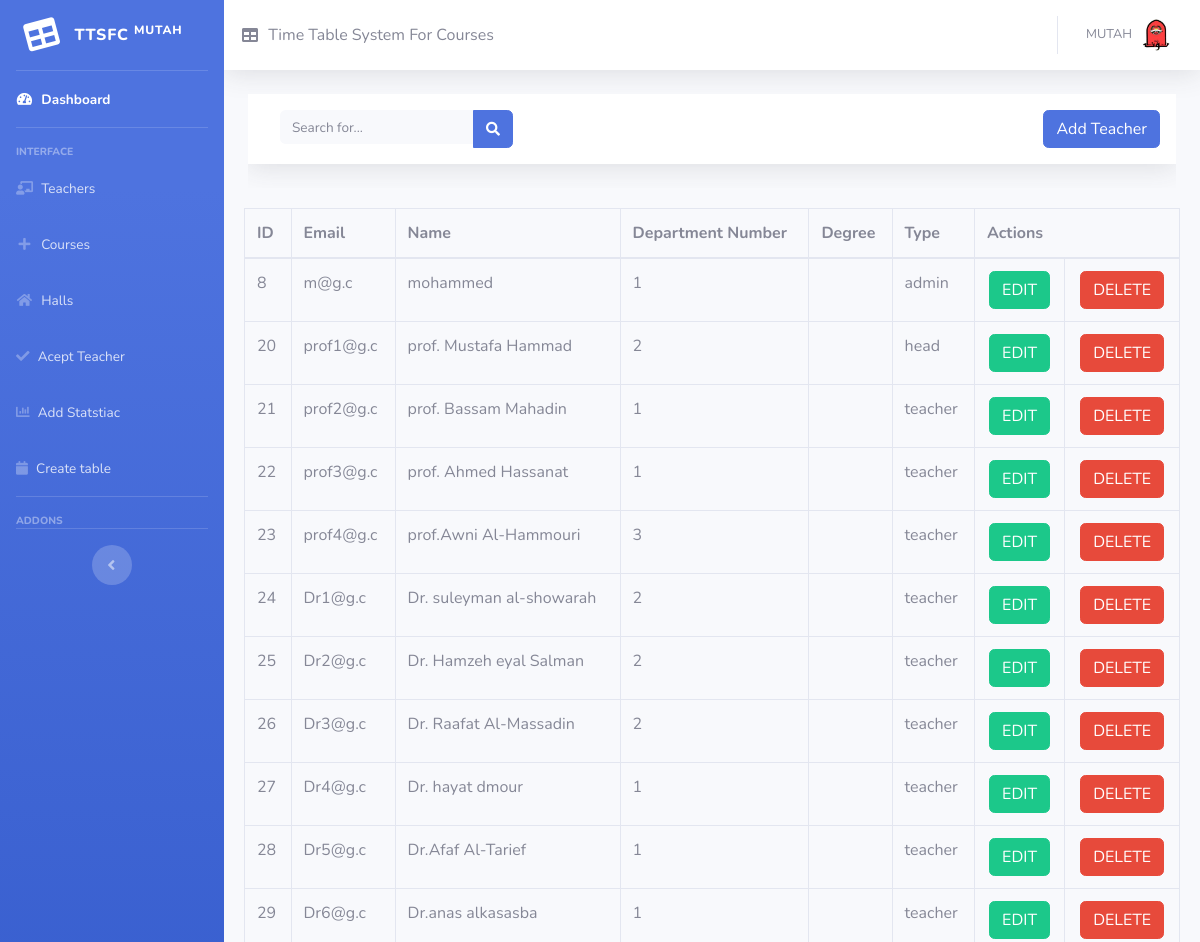
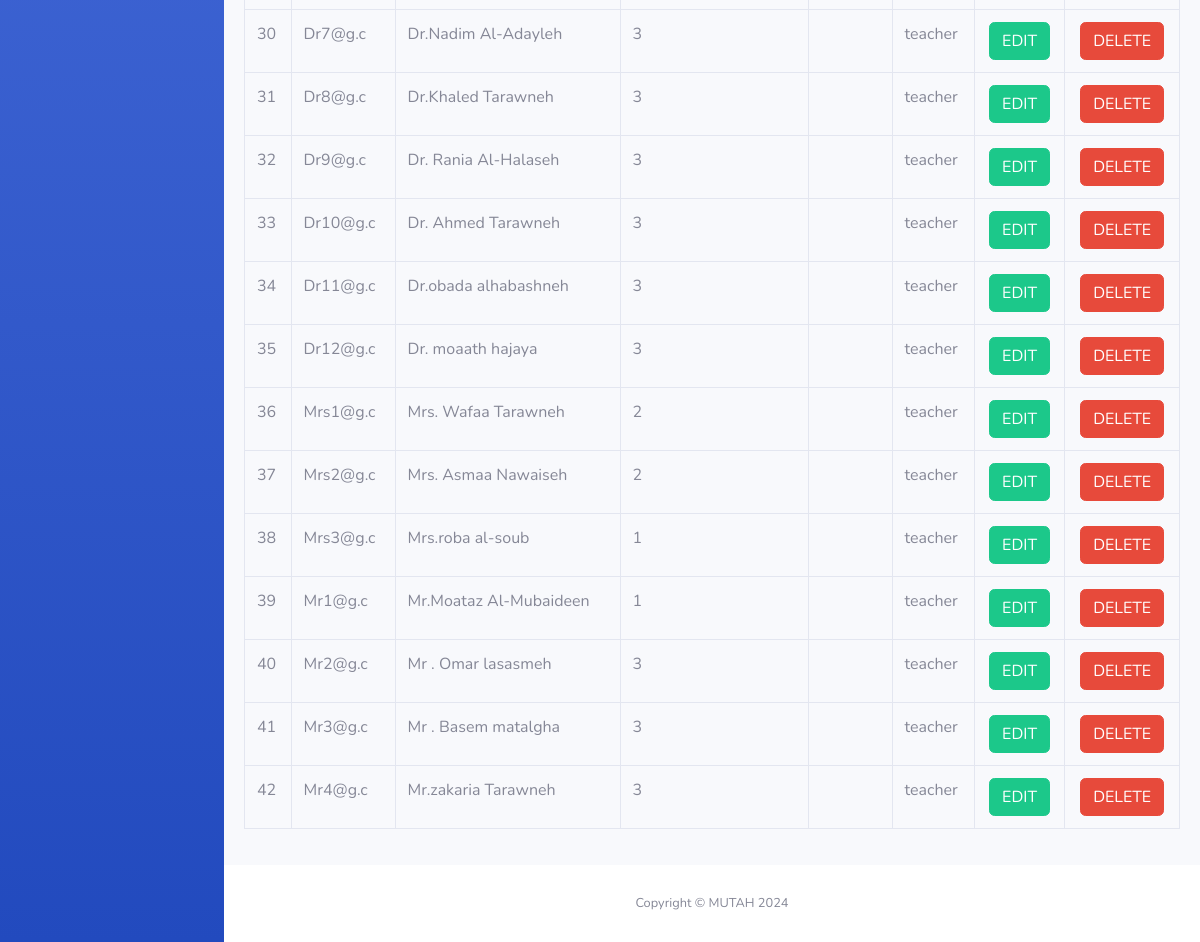
The app's page /register.php (signed in) with its own data (2 pictures, top to bottom).
### tables this page shows
CREATE TABLE IF NOT EXISTS `teacher` (
  `id` int(20) NOT NULL AUTO_INCREMENT,
  `email` varchar(255) NOT NULL,
  `password` varchar(255) NOT NULL,
  `name` varchar(255) NOT NULL,
  `depar_num` int(20) NOT NULL,
  `active` varchar(20) NOT NULL,
  `date_from` date NOT NULL,
  `date_to` date NOT NULL,
  `permission` varchar(100) NOT NULL,
  `report_id` int(20) NOT NULL,
  `type` varchar(100) NOT NULL,
  `degree` varchar(100) NOT NULL,
  PRIMARY KEY (`id`),
  KEY `report_id` (`report_id`),
  KEY `depar_num` (`depar_num`)
);

### php/search_teacher.php (the view, shortened to what this page needs)
<?php
include_once(__DIR__ . '/../connect.php');
$search = isset($_POST['search']) ? $_POST['search'] : '';
$sql = "SELECT * FROM teacher WHERE name LIKE '%$search%' OR email LIKE '%$search%' OR degree LIKE '%$search%' OR type LIKE '%$search%' OR depar_num LIKE '%$search%'";
$result = mysqli_query($conn, $sql);
if ($result && mysqli_num_rows($result) > 0) {
    while ($row = mysqli_fetch_assoc($result)) {
        echo '<tr id="row-' . htmlspecialchars($row['id']) . '">';
        echo '<td>' . htmlspecialchars($row['id']) . '</td>';
        echo '<td>' . htmlspecialchars($row['email']) . '</td>';
        echo '<td>' . htmlspecialchars($row['name']) . '</td>';
        echo '<td>' . htmlspecialchars($row['depar_num']) . '</td>';
        echo '<td>' . htmlspecialchars($row['degree']) . '</td>';
        echo '<td>' . htmlspecialchars($row['type']) . '</td>';
        echo '<td>';
        echo '<div class="d-flex justify-content-center">';
        echo '<button type="button" class="btn btn-success edit-btn" data-id="' . htmlspecialchars($row['id']) . '" data-name="' . htmlspecialchars($row['name']) . '" data-email="' . htmlspecialchars($row['email']) . '" data-depar_num="' . htmlspecialchars($row['depar_num']) . '" data-type="' . htmlspecialchars($row['type']) . '" data-degree="' . htmlspecialchars($row['degree']) . '" data-date-from="' . htmlspecialchars($row['date_from']) . '" data-date-to="' . htmlspecialchars($row['date_to']) . '" data-password="' . htmlspecialchars($row['password']) . '">EDIT</button>';
        echo '</div>';
        echo '</td>';
        echo '<td>';
        echo '<div class="d-flex justify-content-center">';
        echo '<button type="button" class="btn btn-danger delete-btn"  data-id="' . htmlspecialchars($row['id']) . '">DELETE</button>';
        echo '</div>';
        echo '</td>';
        echo '</tr>';
    }
} else {
    echo "<tr><td colspan='8'>No data available</td></tr>";
}
?>

### records on screen
teacher: id "8", email "m@g.c", name "mohammed", depar_num "1", type "admin"
teacher: id "20", email "prof1@g.c", name "prof. Mustafa Hammad", depar_num "2", type "head"
teacher: id "21", email "prof2@g.c", name "prof. Bassam Mahadin", depar_num "1", type "teacher"
teacher: id "22", email "prof3@g.c", name "prof. Ahmed Hassanat", depar_num "1", type "teacher"
teacher: id "23", email "prof4@g.c", name "prof.Awni Al-Hammouri", depar_num "3", type "teacher"
teacher: id "24", email "Dr1@g.c", name "Dr. suleyman al-showarah", depar_num "2", type "teacher"
teacher: id "25", email "Dr2@g.c", name "Dr. Hamzeh eyal Salman", depar_num "2", type "teacher"
teacher: id "26", email "Dr3@g.c", name "Dr. Raafat Al-Massadin", depar_num "2", type "teacher"
teacher: id "27", email "Dr4@g.c", name "Dr. hayat dmour", depar_num "1", type "teacher"
teacher: id "28", email "Dr5@g.c", name "Dr.Afaf Al-Tarief", depar_num "1", type "teacher"
teacher: id "29", email "Dr6@g.c", name "Dr.anas alkasasba", depar_num "1", type "teacher"
teacher: id "30", email "Dr7@g.c", name "Dr.Nadim Al-Adayleh", depar_num "3", type "teacher"
teacher: id "31", email "Dr8@g.c", name "Dr.Khaled Tarawneh", depar_num "3", type "teacher"
teacher: id "32", email "Dr9@g.c", name "Dr. Rania Al-Halaseh", depar_num "3", type "teacher"
teacher: id "33", email "Dr10@g.c", name "Dr. Ahmed Tarawneh", depar_num "3", type "teacher"
teacher: id "34", email "Dr11@g.c", name "Dr.obada alhabashneh", depar_num "3", type "teacher"
teacher: id "35", email "Dr12@g.c", name "Dr. moaath hajaya", depar_num "3", type "teacher"
teacher: id "36", email "Mrs1@g.c", name "Mrs. Wafaa Tarawneh", depar_num "2", type "teacher"
teacher: id "37", email "Mrs2@g.c", name "Mrs. Asmaa Nawaiseh", depar_num "2", type "teacher"
teacher: id "38", email "Mrs3@g.c", name "Mrs.roba al-soub", depar_num "1", type "teacher"
teacher: id "39", email "Mr1@g.c", name "Mr.Moataz Al-Mubaideen", depar_num "1", type "teacher"
teacher: id "40", email "Mr2@g.c", name "Mr . Omar lasasmeh", depar_num "3", type "teacher"
teacher: id "41", email "Mr3@g.c", name "Mr . Basem matalgha", depar_num "3", type "teacher"
teacher: id "42", email "Mr4@g.c", name "Mr.zakaria Tarawneh", depar_num "3", type "teacher"
